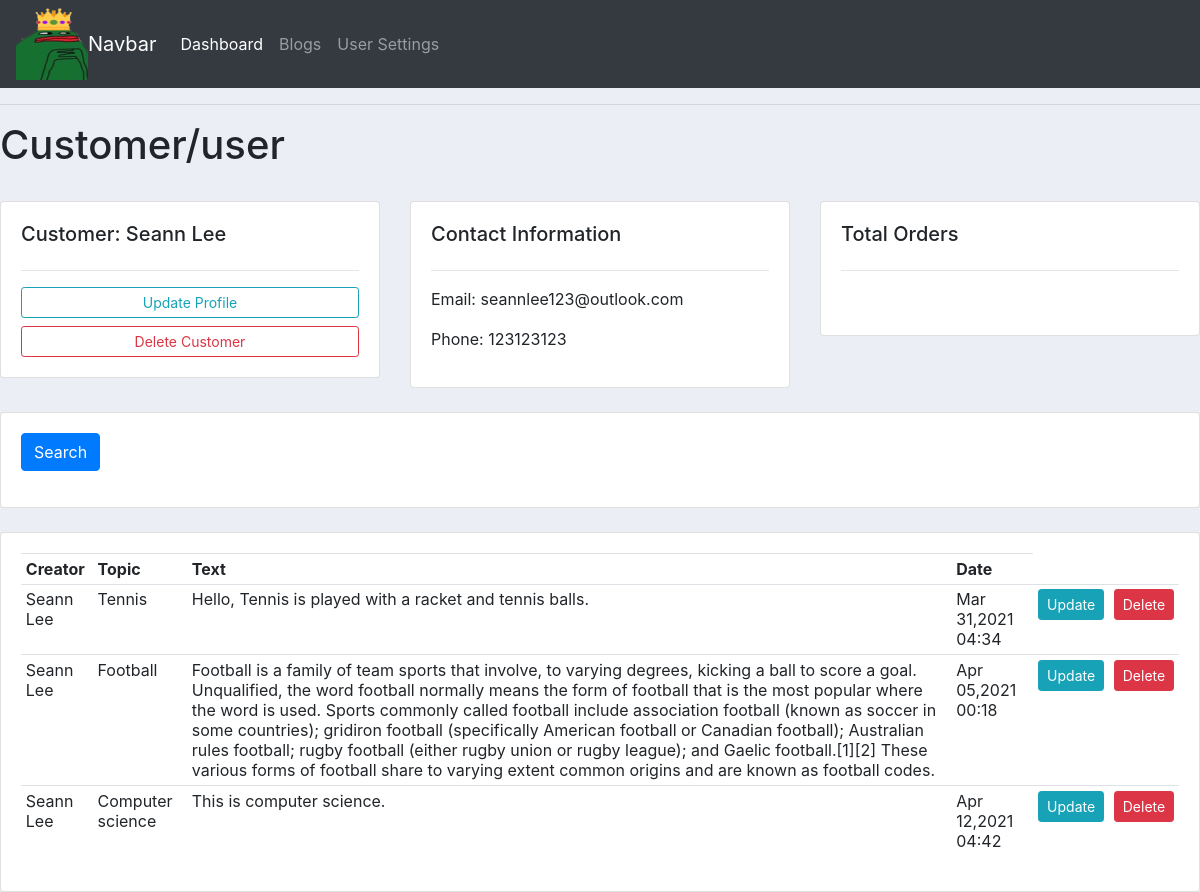
The app's page /customer/1/ with its own data.
### Userlog/models.py (models this page shows, shortened)
class customer(models.Model):
    name = models.CharField(max_length= 200, null = True)
    phone = models.CharField(max_length= 200, null = True)
    email = models.CharField(max_length= 200, null = True)
    date_created = models.DateTimeField(auto_now_add=True, null= True)
    def __str__(self):
        return self.name

class Entry(models.Model):
    cust_name = models.ForeignKey(customer, null= True, on_delete=models.SET_NULL, related_name="entries")
    tags = models.ForeignKey(Tag, null = True, on_delete=models.CASCADE)
    topic = models.ForeignKey(UserTopic, null = True, on_delete=models.CASCADE)
    text = models.TextField()
    date_added = models.DateTimeField(auto_now_add=True)

class UserTopic(models.Model):
    text = models.CharField(max_length=120, null =True) #we want to display characters with max 250
    date_added = models.DateTimeField(auto_now_add=True, null=True ) #allows realtime accuracy upon upload
    def __str__(self):
        return self.text

### Userlog/views.py (the view)
# urls.py: path('customer/<str:pk_test>/',views.customer_page, name="customer"),
def customer_page(request, pk_test):
    customer_objects = customer.objects.get(id=pk_test)
    entry_objects = customer_objects.entries.all()
    context = {
        'entry_objects': entry_objects,
        'customer_objects': customer_objects,
    }
    return render(request, 'user_log/customer.html',context)

### Userlog/templates/user_log/customer.html (shortened to what this page needs)
{% include 'user_log/main.html' %}
{% block content %}
<h1> Customer/user </h1>
<div class="row">
	<div class="col-md">
		<div class="card card-body">
			<h5>Customer: {{customer_objects.name}} </h5>
			<hr>
			<a class="btn btn-outline-info  btn-sm btn-block" href="">Update Profile</a>
			<a class="btn btn-outline-danger  btn-sm btn-block" href="">Delete Customer</a>
		</div>
	</div>
	<div class="col-md">
		<div class="card card-body">
			<h5>Contact Information</h5>
			<hr>
			<p>Email: {{customer_objects.email}} </p>
			<p>Phone: {{customer_objects.phone}} </p>
		</div>
	</div>
	<div class="col-md">
		<div class="card card-body">
			<h5>Total Orders</h5>
			<hr>
			<h1 style="text-align: center;padding: 10px"></h1>
		</div>
	</div>
</div>
<div class="row">
	<div class="col">
		<div class="card card-body">
			<form method="get">
		    <button class="btn btn-primary" type="submit">Search</button>
		  </form>
		</div>
	</div>
</div>
<div class="row">
	<div class="col-md">
		<div class="card card-body">
			<table class="table table-sm">
				<tr>
					<th>Creator</th>
					<th>Topic</th>
					<th>Text</th>
					<th>Date</th>
				</tr>
				{% for entry in entry_objects %}
                    <tr>
                        <td>{{ entry.cust_name}}</td>
                        <td>{{ entry.topic}}</td>
						<td>{{ entry.text}}</td>
                        <td>{{ entry.date_added|date:'M d,Y H:i' }}</td>
						<td> <a class="btn btn-sm btn-info"href="{% url 'update_post' entry.id %}">Update</a></td>
                        <td> <a class="btn btn-sm btn-danger" href="{% url 'delete_post' entry.id %}">Delete</a></td>
                    </tr>
                {% endfor %}
			</table>
		</div>
	</div>
</div>
{% endblock %}

### static/css/main.css (style rules this page uses)
body { background-color: #ebeff5; }

### records on screen
customer: name "Seann Lee", email "seannlee123@outlook.com", phone "123123123"
Entry: cust_name "Seann Lee", topic "Tennis", text "Hello, Tennis is played with a racket and tennis balls.", date_added "Mar 31,2021 04:34"
Entry: cust_name "Seann Lee", topic "Football", text "Football is a family of team sports that involve, to varying degrees, kicking a ball to score a goal. Unqualified, the word football normally means the form of football that is the most popular where the word is used. Sports commonly called football include association football (known as soccer in some countries); gridiron football (specifically American football or Canadian football); Australian rules football; rugby football (either rugby union or rugby league); and Gaelic football.[1][2] These various forms of football share to varying extent common origins and are known as football codes.", date_added "Apr 05,2021 00:18"
Entry: cust_name "Seann Lee", topic "Computer science", text "This is computer science.", date_added "Apr 12,2021 04:42"
